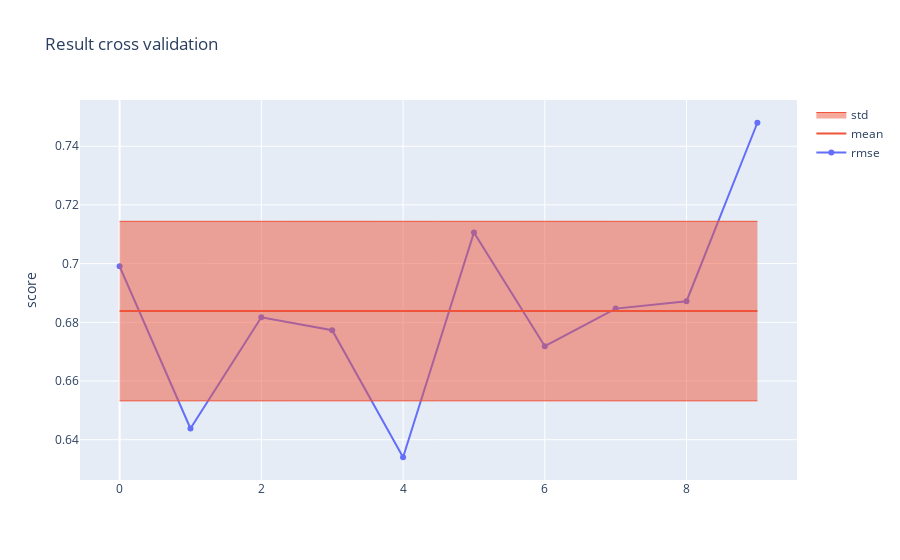

The cell this chart's notebook holds for it:
### Code cell
# test
import pandas as pd
from nnights.experiment import Experiment


data_train = pd.read_csv('data/flights_train.csv')
# init exp
exp = Experiment(name='special_encoding_2', data=data_train)

config = {'enrich': ['add_day_of_year', 'add_distance_to_holidays', 'special_loc_encoding'],
          'model': {'model_params': {'objective': 'reg:squarederror'},
                    'train_params': {'use_cv': True}},
          'x_columns': ['avg_weeks', 'std_weeks']}

# run exp
exp.run(config)
# or if enriched run instead exp.run(config,use_cache=True)


# store exp data
X_data = pd.read_csv("data/flights_Xtest.csv")

### Figure 1 — Plotly figure (JSON) as saved in the notebook; plotly's stock layout.template omitted (floating-point values rounded to 4 significant figures)
{"data": [{"name": "rmse", "type": "scatter", "y": [0.6991, 0.6438, 0.6817, 0.6773, 0.634, 0.7106, 0.6719, 0.6847, 0.6872, 0.748]}, {"marker": {"color": "#EF553B"}, "mode": "lines", "name": "mean", "type": "scatter", "y": [0.6838, 0.6838, 0.6838, 0.6838, 0.6838, 0.6838, 0.6838, 0.6838, 0.6838, 0.6838]}, {"line": {"width": 1}, "marker": {"color": "#EF553B"}, "mode": "lines", "showlegend": false, "type": "scatter", "y": [0.7144, 0.7144, 0.7144, 0.7144, 0.7144, 0.7144, 0.7144, 0.7144, 0.7144, 0.7144]}, {"fill": "tonexty", "line": {"width": 1}, "marker": {"color": "#EF553B"}, "mode": "lines", "name": "std", "type": "scatter", "y": [0.6532, 0.6532, 0.6532, 0.6532, 0.6532, 0.6532, 0.6532, 0.6532, 0.6532, 0.6532]}], "layout": {"title": {"text": "Result cross validation"}, "yaxis": {"title": {"text": "score"}}}}
